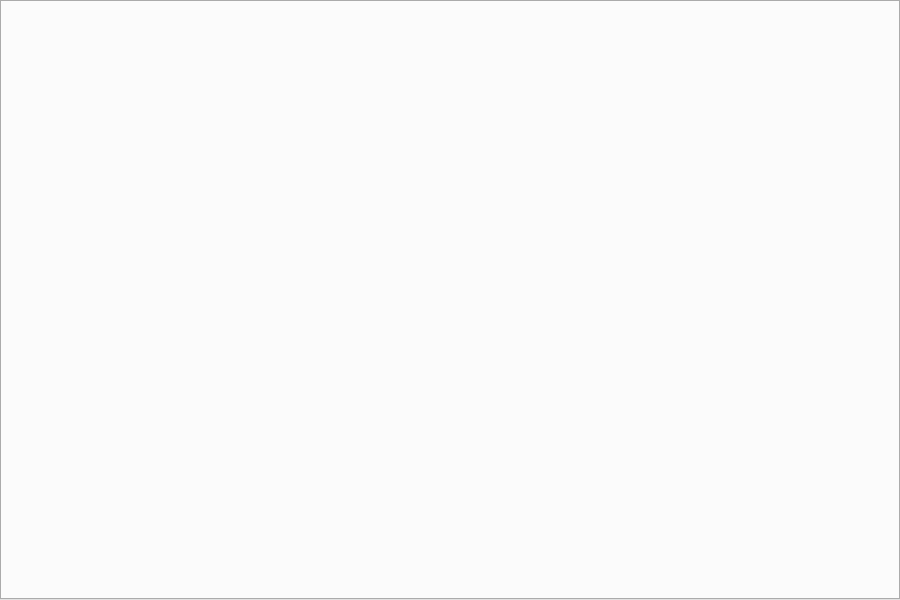
<?xml version="1.0" encoding="UTF-8"?>
<ui version="4.0">
 <class>MainWindow</class>
 <widget class="QMainWindow" name="MainWindow">
  <property name="geometry">
   <rect>
    <x>0</x>
    <y>0</y>
    <width>900</width>
    <height>600</height>
   </rect>
  </property>
  <property name="windowTitle">
   <string>MainWindow</string>
  </property>
  <widget class="QWidget" name="centralwidget">
   <widget class="QTabWidget" name="tabLabsWidget">
    <property name="geometry">
     <rect>
      <x>0</x>
      <y>0</y>
      <width>900</width>
      <height>600</height>
     </rect>
    </property>
    <property name="currentIndex">
     <number>-1</number>
    </property>
   </widget>
  </widget>
 </widget>
 <resources/>
 <connections/>
</ui>
